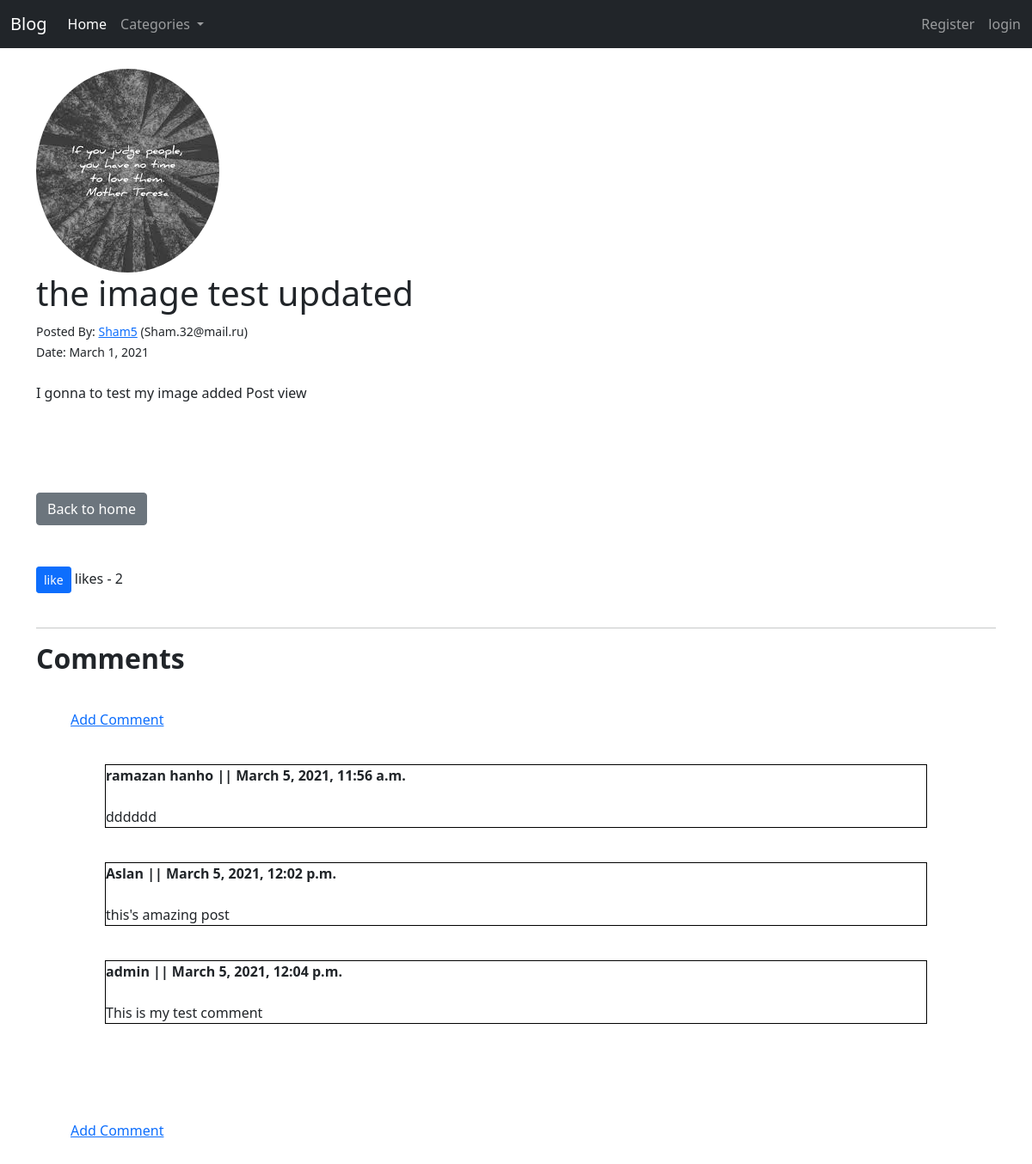
/post/44/, run on the app's committed database.
### myblog/models.py (models this page shows, shortened)
class Post(models.Model):
    title = models.CharField(max_length=255)
    header_image = models.ImageField(null=True, blank=True, upload_to='images/')
    tag = models.CharField(max_length=255, default="detail blog")
    author = models.ForeignKey(User, on_delete=models.CASCADE)
    body = RichTextField(blank=True, null=True)
    post_date = models.DateField(auto_now_add=True)
    category = models.CharField(max_length=255, default="coding")
    snippet = models.CharField(max_length=255, default="Click Link Above to Read Blog Post... ")
    likes = models.ManyToManyField(User, related_name="blog_post")
    def total_likes(self):
        return self.likes.count()

class Comment(models.Model):
    post = models.ForeignKey(Post, related_name='comments', on_delete=models.CASCADE)
    name = models.CharField(max_length=255)
    body = models.TextField()
    date_added = models.DateTimeField(auto_now_add=True)

### myblog/views.py (the view)
# urls.py: path('post/<int:pk>/',PostDetail.as_view(),name='post_detail'),
class PostDetail(DetailView):
    model = Post
    template_name = 'myblog/list_detail.html'
    def get_context_data(self, **kwargs):
        context = super(PostDetail, self).get_context_data(**kwargs)
        stuff = get_object_or_404(Post, id=self.kwargs["pk"])
        liked = False
        if stuff.likes.filter(id=self.request.user.id).exists():
            liked = True
        total_likes = stuff.total_likes()
        cat_menu = Category.objects.all()
        context['cat_menu'] = cat_menu
        context["total_likes"] = total_likes
        context["liked"] = liked
        return context

### myblog/models.py (called while the page is built)
    def __str__(self):
        return self.name

### myblog/templates/myblog/list_detail.html (shortened to what this page needs)
{% extends 'myblog/base.html' %}
{% block content %}
{% if post.header_image %}
<img class="rounded-circle z-depth-2" src="{{post.header_image.url}}"><br>
{% endif %}
<h1>{{ post.title }}</h1>
<small>Posted By: <a href="{% url 'profile_show' post.author.profile.id %}">{{ post.author }}</a>   ({{ post.author.email }})</small><br>
<small>Date: {{post.post_date}} </small><br>
<br>
{{post.body|safe}}
<br>
<br>
<a href="{% url 'myblog:home' %}" class="btn btn-secondary"> Back to home</a>
<br>
<br>
<br>
<form action="{% url 'myblog:add_like' post.pk %}" method="post">
    {% if liked %}
    <button type="submit" name="post_id" value="{{post.id}}" class="btn btn-danger btn-sm"> Unlike</button>
    {% else %}
    <button type="submit" name="post_id" value="{{post.id}}" class="btn btn-primary btn-sm"> like</button>
    {% endif %}
    likes - {{ total_likes }}
</form>
<br>
<hr>
<h2><strong>Comments</strong></h2>
<div style="margin:40px">
{% if not post.comments.all %}
 <p>No comments is existing </p>
    <a href="{% url 'myblog:add_comment' post.pk %}">Add Comment</a>
{% else %}
    <a href="{% url 'myblog:add_comment' post.pk %}">Add Comment</a>
{% for comment in post.comments.all %}
    <div  style="margin:40px;border:1px solid black">
<strong>
        {{comment.name}} ||
{{comment.date_added}}
    </strong>
<br>
<br>
{{comment.body}}<br>
    </div>
{% endfor %}
{% endif %}
    <br>
    <br>
    <br>
    <a href="{% url 'myblog:add_comment' post.pk %}">Add Comment</a>
    </div>
{% endblock %}

### data on the page
Post: header_image (picture), title "the image test updated", author "Sham5", author.email "Sham.32@mail.ru", post_date "March 1, 2021", body "I gonna to test my image added Post view"
Comment: name "ramazan hanho", date_added "March 5, 2021, 11:56 a.m.", body "dddddd"
Comment: name "Aslan", date_added "March 5, 2021, 12:02 p.m.", body "this's amazing post"
Comment: name "admin", date_added "March 5, 2021, 12:04 p.m.", body "This is my test comment"

### other printed values
{{ total_likes }} "2"
